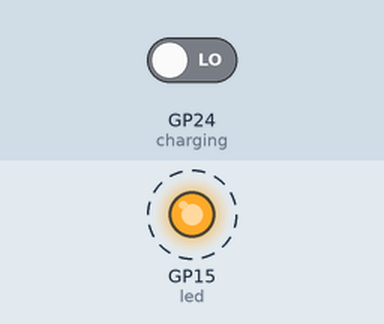
This program was run on a simulated Raspberry Pi Pico running MicroPython. Parts: output pins drawn as LEDs (lit = HIGH). Dashed ring = blinking. The inputs (shaded band) are chosen by the test bench; at power-on: GP24 (charging) LOW. What the program prints to the serial console is not drawn.

Above: at 0.6 s.
1.3 s: GP24 (charging) driven HIGH
Timing chart, 0 to 10.3 s (numbered marks = the images above; inputs shaded):
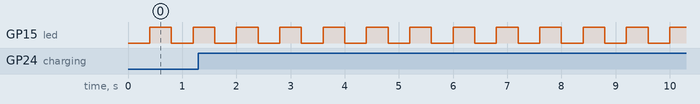

Measured:
- by itself, GP15 (led): alternates HIGH for 0.40 s and LOW for 0.40 s

The program:

portable-blinking-light.py
```python
from machine import ADC, Pin, Timer
import utime
import time

led = Pin(15, Pin.OUT)
timer = Timer()

def blink(timer):
    led.toggle()

timer.init(freq=2.5, mode=Timer.PERIODIC, callback=blink)

vsys = ADC(29)              # reads the system input voltage
charging = Pin(24, Pin.IN)  # reading GP24 tells us whether or not USB power is connected
conversion_factor = 3 * 3.3 / 65535
full_battery = 4.2                  # these are our reference voltages for a full/empty battery, in volts
empty_battery = 2.8                 # the values could vary by battery size/manufacturer so you might need to adjust them
while True:
    voltage = vsys.read_u16() * conversion_factor
    percentage = 100 * ((voltage - empty_battery) / (full_battery - empty_battery))
    if percentage > 100:
        percentage = 100.00
    if charging.value() == 1:         # if it's plugged into USB power...
        print("Charging:", voltage, percentage)
    else:                            # if not, display the battery stats
        print('{:.2f}'.format(voltage) + "v", 15, 10, 240, 5)
        print('{:.0f}%'.format(percentage), 15, 50, 240, 5)
        # led.high()
        utime.sleep(.25)
        # led.low()
        # utime.sleep(.25)
```
